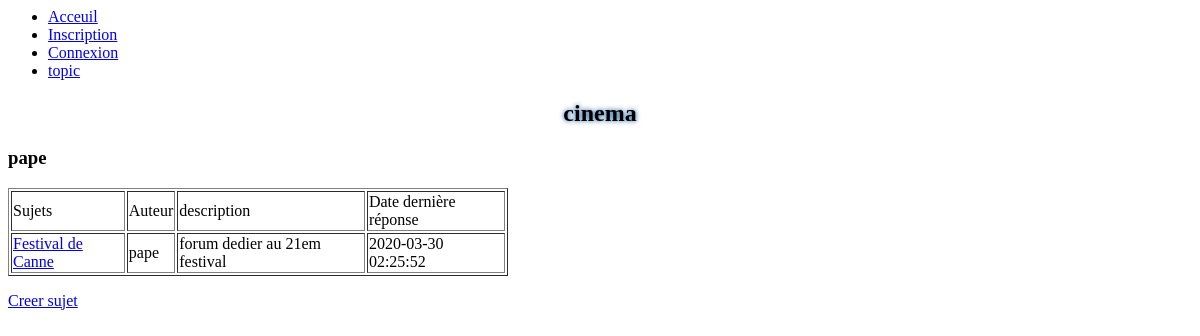
Before: /topic.php?id_topics=5 with the older database file.
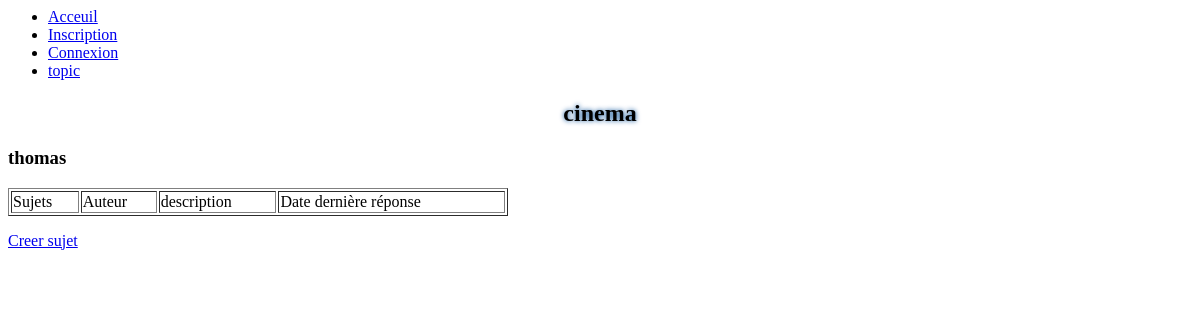
After: the same page with the newer database file.
### tables this page shows
CREATE TABLE IF NOT EXISTS `topics` (
  `id_topics` int(6) NOT NULL AUTO_INCREMENT,
  `auteur` varchar(30) NOT NULL,
  `titre` text NOT NULL,
  `date` datetime NOT NULL DEFAULT current_timestamp(),
  PRIMARY KEY (`id_topics`)
);

CREATE TABLE IF NOT EXISTS `sujets` (
  `id_sujets` int(6) NOT NULL AUTO_INCREMENT,
  `auteur` varchar(30) NOT NULL,
  `titre` text NOT NULL,
  `description` text DEFAULT NULL,
  `date` datetime NOT NULL DEFAULT '0000-00-00 00:00:00',
  `id_topics` int(6) NOT NULL,
  PRIMARY KEY (`id_sujets`)
);

### topic.php (the view, shortened to what this page needs)
<html>
	<head>
		<link rel="stylesheet" href="index.css"/>
	</head>
<body>
  <header class="topnav">
 <nav>
<ul>
<?php include('header.php') ?>
</ul>
 </nav>
</header>
<main>
<?php
if(empty($_GET['id_topics']))
{
    echo'<section><p><a href="index.php"> Veuillez choisir un topic.</a> </p></section>';
}
else {
$connexion = mysqli_connect("localhost", "root", "", "forum");
$sql1 = 'SELECT * FROM topics WHERE id_topics="'.$_GET['id_topics'].'"';
$req1 = mysqli_query($connexion,$sql1);
$dataa = mysqli_fetch_array($req1);
    ?>
    <section>
        <h1>
            <article><?php echo $dataa['titre']; ?></article>
         </h1>
         <h3>
                 <aside><?php echo $dataa['auteur']; ?></aside>
         </h3>
    </section>
	<table width="500" border="1"><tr>
	<td>
	Sujets
	</td><td>
	Auteur
	</td><td>
    description
	</td><td>
	Date dernière réponse
	</td></tr>
    <?php
       $connexion = mysqli_connect("localhost", "root", "", "forum");
       $sql = 'SELECT * FROM sujets  WHERE id_topics="'.$_GET['id_topics'].'" ORDER BY date DESC';
       $req = mysqli_query($connexion,$sql);
	while ($data = mysqli_fetch_array($req)) {
	echo '<tr>';
	echo '<td>';
	echo '<a href="sujet.php?id_sujets=' , $data['id_sujets'] , '">' ,$data['titre'] , '</a>';
	echo '</td><td>';
	echo $data['auteur'];
    echo '</td><td>';
	echo $data['description'];
	echo '</td><td>';
    echo $data['date'];
    }
    	?>
     </td></tr></table>
	<?php
  echo '<p><a href="nvxsujet.php?id_topics=' , $_GET['id_topics'] , '"> Creer sujet</a>  ' ;
}
?>
</main>
</body>
</html>

Changed rows visible on the page:
removed sujets: titre "Festival de Canne", auteur "pape", description "forum dedier au 21em festival", date "2020-03-30 02:25:52"
changed topics "cinema": auteur "pape" → "thomas"
